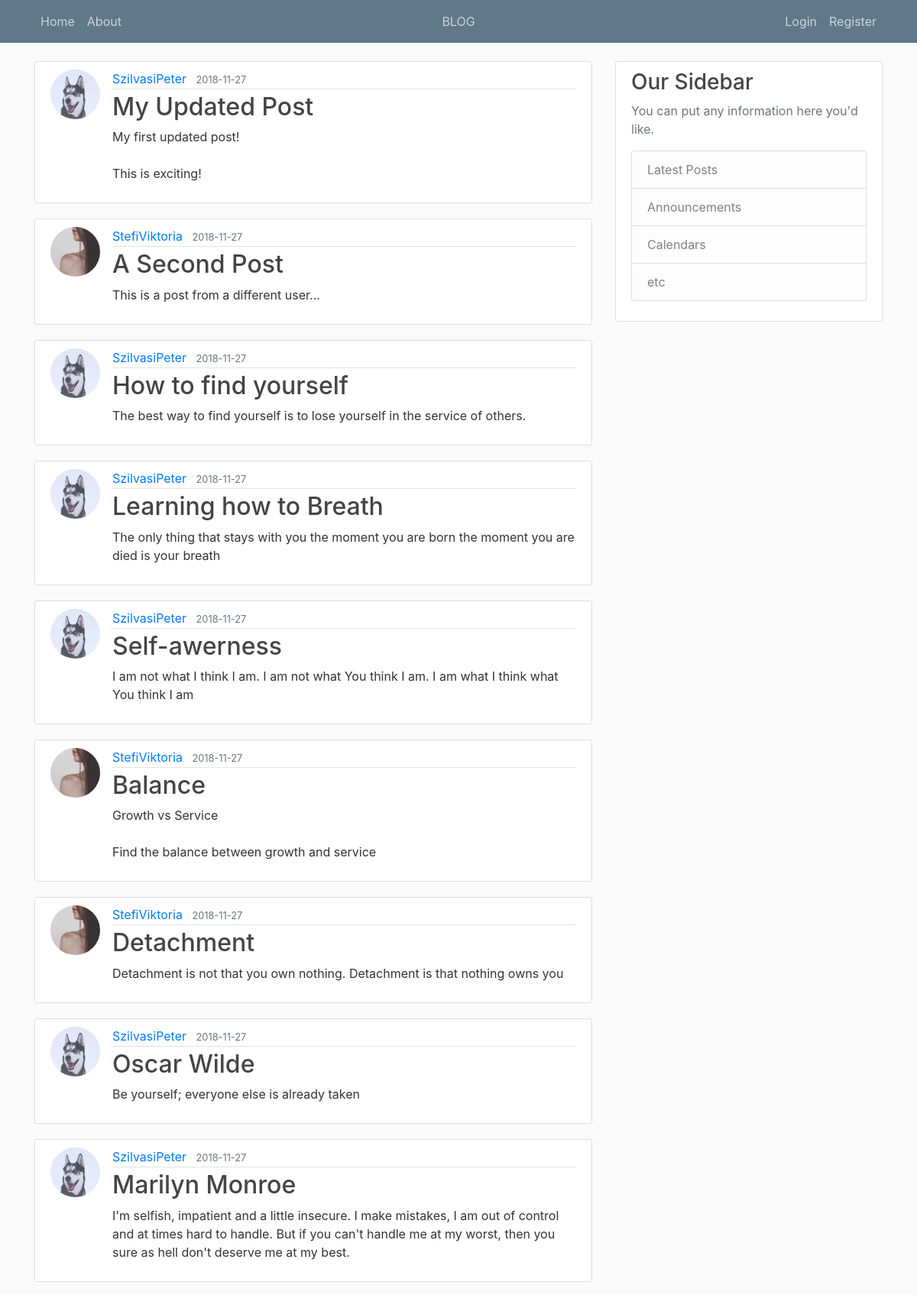
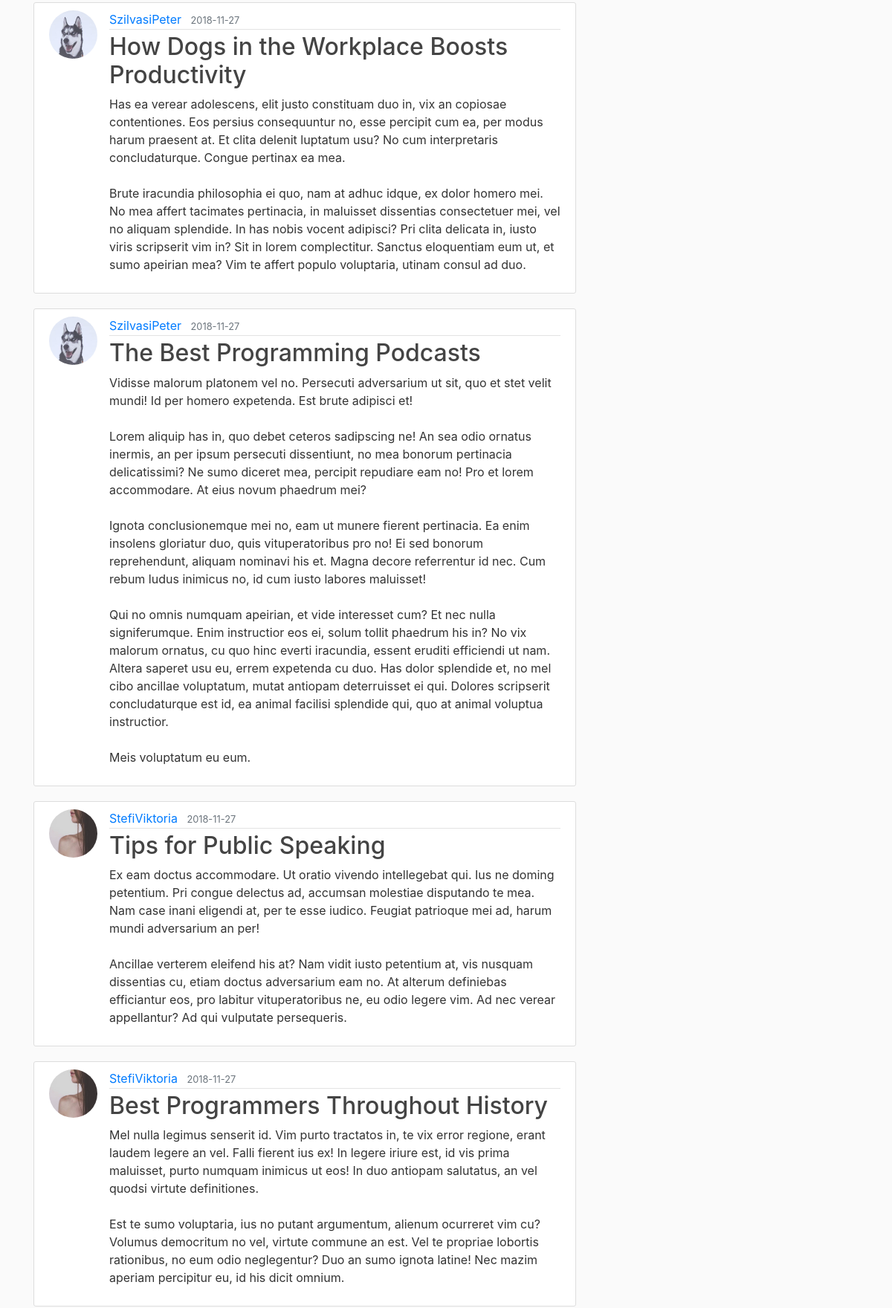
Screenshot of /blog/ (upper part) with the database file from the repository (2 pictures, top to bottom).
### app/models.py (models this page shows, shortened)
class Post(db.Model):
	id = db.Column(db.Integer, primary_key=True)
	title = db.Column(db.String(100), nullable=False)
	date_posted = db.Column(db.DateTime, nullable=False, default=datetime.utcnow)
	content = db.Column(db.Text, nullable=False)
	user_id = db.Column(db.Integer, db.ForeignKey('user.id'), nullable=False)

class User(db.Model, UserMixin):
	id = db.Column(db.Integer, primary_key=True)
	username = db.Column(db.String(20), unique=True, nullable=False)
	email = db.Column(db.String(120), unique=True, nullable=False)
	image_file = db.Column(db.String(20), nullable=False, default='default.jpg')
	password = db.Column(db.String(60), nullable=False)
	posts = db.relationship('Post', backref='author', lazy=True)

### app/views.py (the view)
@app.route('/blog/')
def blog():
	posts = Post.query.all()
	return render_template("blog.html", posts=posts)

### app/templates/blog.html
{% extends "layout.html" %}
{% block content %}
	{% for post in posts %}
		<article class="media content-section">
          <img class="rounded-circle article-img" src="{{ url_for('static', filename='profile_pics/' + post.author.image_file) }}">
          <div class="media-body">
            <div class="article-metadata">
              <a class="mr-2" href="#">{{ post.author.username }}</a>
              <small class="text-muted">{{ post.date_posted.strftime('%Y-%m-%d') }}</small>
            </div>
            <h2><a class="article-title" href="{{ url_for('post', post_id=post.id) }}">{{ post.title }}</a></h2>
            <p class="article-content">{{ post.content }}</p>
          </div>
</article>
	{% endfor %}
{% endblock content %}

### app/static/css/blog.css (style rules this page uses)
body { background: #fafafa; color: #333333; margin-top: 5rem; }
h1, h2, h3, h4, h5, h6 { color: #444444; }
.content-section { background: #ffffff; padding: 10px 20px; border: 1px solid #dddddd; border-radius: 3px; margin-bottom: 20px; }
.article-title { color: #444444; }
.article-content { white-space: pre-line; }
.article-img { height: 65px; width: 65px; margin-right: 16px; }
.article-metadata { padding-bottom: 1px; margin-bottom: 4px; border-bottom: 1px solid #e3e3e3 }

### rows the page displays
Post: image_file (picture), author.username "SzilvasiPeter", date_posted "2018-11-27", title "My Updated Post", content "My first updated post! This is exciting!"
Post: image_file (picture), author.username "StefiViktoria", date_posted "2018-11-27", title "A Second Post", content "This is a post from a different user..."
Post: image_file (picture), author.username "SzilvasiPeter", date_posted "2018-11-27", title "How to find yourself", content "The best way to find yourself is to lose yourself in the service of others."
Post: image_file (picture), author.username "SzilvasiPeter", date_posted "2018-11-27", title "Learning how to Breath", content "The only thing that stays with you the moment you are born the moment you are died is your breath"
Post: image_file (picture), author.username "SzilvasiPeter", date_posted "2018-11-27", title "Self-awerness", content "I am not what I think I am. I am not what You think I am. I am what I think what You think I am"
Post: image_file (picture), author.username "StefiViktoria", date_posted "2018-11-27", title "Balance", content "Growth vs Service Find the balance between growth and service"
Post: image_file (picture), author.username "StefiViktoria", date_posted "2018-11-27", title "Detachment", content "Detachment is not that you own nothing. Detachment is that nothing owns you"
Post: image_file (picture), author.username "SzilvasiPeter", date_posted "2018-11-27", title "Oscar Wilde", content "Be yourself; everyone else is already taken"
Post: image_file (picture), author.username "SzilvasiPeter", date_posted "2018-11-27", title "Marilyn Monroe", content "I'm selfish, impatient and a little insecure. I make mistakes, I am out of control and at times hard to handle. But if you can't handle me at my worst, then you sure as hell don't deserve me at my best."
Post: image_file (picture), author.username "SzilvasiPeter", date_posted "2018-11-27", title "How Dogs in the Workplace Boosts Productivity", content "Has ea verear adolescens, elit justo constituam duo in, vix an copiosae contentiones. Eos persius consequuntur no, esse percipit cum ea, per modus harum praesent at. Et clita delenit luptatum usu? No cum interpretaris concludaturque. Congue pertinax ea mea. Brute iracundia philosophia ei quo, nam at adhuc idque, ex dolor homero mei. No mea affert tacimates pertinacia, in maluisset dissentias consectetuer mei, vel no aliquam splendide. In has nobis vocent adipisci? Pri clita delicata in, iusto viris scripserit vim in? Sit in lorem complectitur. Sanctus eloquentiam eum ut, et sumo apeirian mea? Vim te affert populo voluptaria, utinam consul ad duo."
Post: image_file (picture), author.username "SzilvasiPeter", date_posted "2018-11-27", title "The Best Programming Podcasts", content "Vidisse malorum platonem vel no. Persecuti adversarium ut sit, quo et stet velit mundi! Id per homero expetenda. Est brute adipisci et! Lorem aliquip has in, quo debet ceteros sadipscing ne! An sea odio ornatus inermis, an per ipsum persecuti dissentiunt, no mea bonorum pertinacia delicatissimi? Ne sumo diceret mea, percipit repudiare eam no! Pro et lorem accommodare. At eius novum phaedrum mei? Ignota conclusionemque mei no, eam ut munere fierent pertinacia. Ea enim insolens gloriatur duo, quis vituperatoribus pro no! Ei sed bonorum reprehendunt, aliquam nominavi his et. Magna decore referrentur id nec. Cum rebum ludus inimicus no, id cum iusto labores maluisset! Qui no omnis numquam…"
Post: image_file (picture), author.username "StefiViktoria", date_posted "2018-11-27", title "Tips for Public Speaking", content "Ex eam doctus accommodare. Ut oratio vivendo intellegebat qui. Ius ne doming petentium. Pri congue delectus ad, accumsan molestiae disputando te mea. Nam case inani eligendi at, per te esse iudico. Feugiat patrioque mei ad, harum mundi adversarium an per! Ancillae verterem eleifend his at? Nam vidit iusto petentium at, vis nusquam dissentias cu, etiam doctus adversarium eam no. At alterum definiebas efficiantur eos, pro labitur vituperatoribus ne, eu odio legere vim. Ad nec verear appellantur? Ad qui vulputate persequeris."
Post: image_file (picture), author.username "StefiViktoria", date_posted "2018-11-27", title "Best Programmers Throughout History", content "Mel nulla legimus senserit id. Vim purto tractatos in, te vix error regione, erant laudem legere an vel. Falli fierent ius ex! In legere iriure est, id vis prima maluisset, purto numquam inimicus ut eos! In duo antiopam salutatus, an vel quodsi virtute definitiones. Est te sumo voluptaria, ius no putant argumentum, alienum ocurreret vim cu? Volumus democritum no vel, virtute commune an est. Vel te propriae lobortis rationibus, no eum odio neglegentur? Duo an sumo ignota latine! Nec mazim aperiam percipitur eu, id his dicit omnium."
